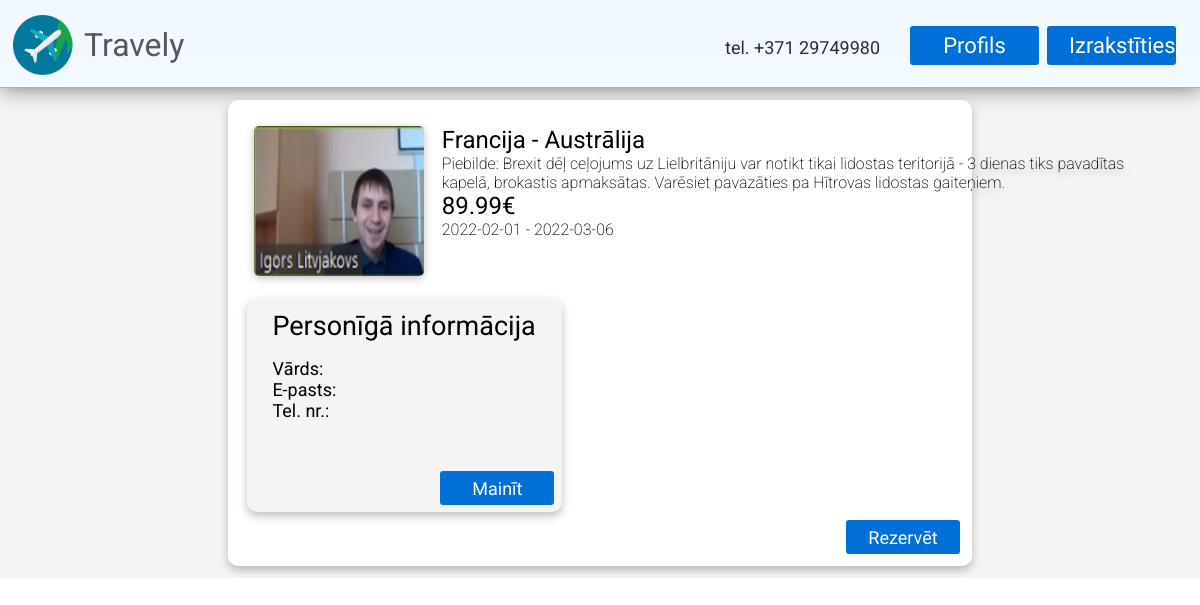
The app's page /reservation/1 (signed in) with its own data.
### models.py (models this page shows, shortened)
class Trip(db.Model):
    id = db.Column(db.Integer, primary_key=True)
    agency_id = db.Column(db.Integer, db.ForeignKey("agency.id"))
    country_from = db.Column(db.Integer)
    country_to = db.Column(db.Integer)
    date_from = db.Column(db.Date)
    date_to = db.Column(db.Date)
    description = db.Column(db.String(280))
    cost = db.Column(db.Float)
    ticket_amount = db.Column(db.Integer)
    views = db.Column(db.Integer)
    img_file = db.Column(db.String(20), nullable=False, default='default.jpg')

class Country(db.Model):
    id = db.Column(db.Integer, primary_key=True)
    country = db.Column(db.String(48), nullable=False)
    abbreviation = db.Column(db.String(2), nullable=False)

### main.py (the view)
@app.route('/reservation/<int:id>')
def reservation(id):
    if is_user_logged():
        trip = Trip.query.get(id)
        trip.views += 1
        db.session.commit()
        return render_template("reservation.html", trip = trip, countries = Country.query.all())
    flash("Lūdzu pieslēdzaties!")
    return redirect(url_for('login'))

### main.py (called while the page is built)
def is_user_logged():
    return True if session['user'] != None else False

### templates/reservation.html
{% extends "index.html" %}
{% block content %}
<div id="catalogue-list">
    {% if trip %}
        <div id="reservation-elements">
            <div class="reservetion-list-element">
                <img src="{{ url_for('static', filename='/images/destinations/' + trip.img_file) }}" class="catalogue-list-element-img">
                <div class="reservetion-list-element-text">
                    <h2>{{ countries[trip.country_from - 1].country }} - {{ countries[trip.country_to - 1].country }}</h2>
                    <p>{{ trip.description }}</p>
                    <h2>{{ trip.cost }}€</h2>
                    <p>{{ trip.date_from }} - {{ trip.date_to }}</p>
                </div>
            </div>
            <div id="personal-info">
                <h2 id="informacija">Personīgā informācija</h2>
                <div id="personiga-informacija">
                    <h2>Vārds:</h2>
                    <h2>E-pasts:</h2>
                    <h2>Tel. nr.:</h2>
                </div>
                <a href="/profile" class="button" id="button-reserve">Mainīt</a>
            </div>
            <a href="/reservation/add/{{ trip.id }}" class="button" id="button-reserve">Rezervēt</a>
        </div>
    {% endif %}
</div>
{% endblock %}

### static/css/stylesheet.css (style rules this page uses)
* { margin:0; padding:0; }
body { font-family: 'Roboto', sans-serif; color:#575757; background-image: linear-gradient(aliceblue, white); background-repeat: no-repeat; }
h2 { font-weight: 400; }
p { font-weight: 200; }
a { text-decoration: none; }
a.button { display: inline-block; color: white !important; text-align: center; font-size: 22px !important; font-family: Thasadith; text-decoration: none; line-height: 42px; font-weight: normal !important; background-color: #0070D8; border-radius: 3px; padding-right: 22px; padding-left: 22px; padding-top: 2px; padding-bottom: 2px; }
#informacija { margin-left: 18px; padding-top: 8px; font-style: normal; font-weight: normal; font-size: 27px; line-height: 27px; text-align: left; color: #000000; }
#personiga-informacija { margin-left: 18px; margin-top: 18px; margin-right: 100px; font-style: normal; font-size: 12px; color: #000000; }
#catalogue-list { background-color: #F4F4F4; max-width: 100%; width: 100%; display: flex; flex-direction: column; }
.catalogue-list-element-img { width: 170px; height: 150px; filter: drop-shadow(0px 2px 4px rgba(0, 0, 0, 0.25)); border-radius: 5px; }
#personal-info { background-color: #F4F4F4; display: flex; flex-wrap: nowrap; flex-direction:column; padding: 1%; border-radius: 10px; gap: 2%; margin: 1%; width: 300px; height: 200px; filter: drop-shadow(0px 4px 4px rgba(0, 0, 0, 0.25)); }
#reservation-elements { background-color: white; color:black; display: flex; flex-wrap: nowrap; flex-direction:column; padding: 1%; border-radius: 10px; gap: 2%; margin: 1%; width: 60%; filter: drop-shadow(0px 4px 4px rgba(0, 0, 0, 0.25)); margin-left: auto; margin-right: auto; }
.reservetion-list-element { display: flex; flex-wrap: nowrap; flex-direction: row; padding: 1%; gap: 2%; margin: 1%; margin-right: auto; }
.reservetion-list-element-text { width: 700px; }
#button-reserve { font-size: 18px !important; height:30px; width:70px; line-height: 32px; margin-top: auto; margin-left: auto; }

### records on screen
Trip: img_file (picture), country_from.country "Francija", country_to.country "Austrālija", description "Piebilde: Brexit dēļ ceļojums uz Lielbritāniju var notikt tikai lidostas teritorijā - 3 dienas tiks pavadītas kapelā, brokastis apmaksātas. Varēsiet pavazāties pa Hītrovas lidostas gaiteņiem.", cost "89.99", date_from "2022-02-01", date_to "2022-03-06"
